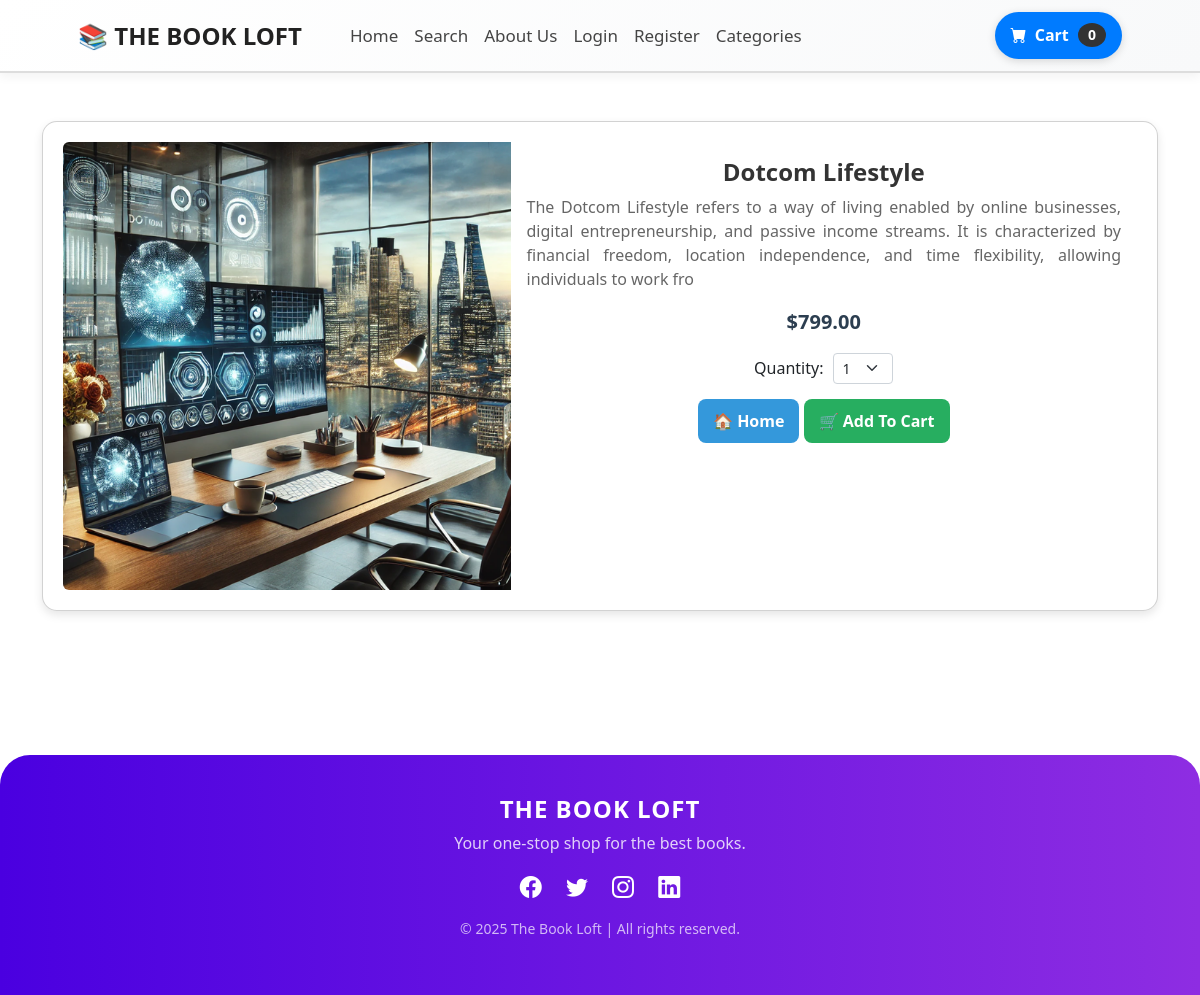
The app's page /product/4 with its own data.
### store/models.py (models this page shows, shortened)
class Product (models.Model):
      name = models.CharField(max_length=255)
      price = models.DecimalField(default=0, decimal_places=2,max_digits=8)
      Category = models.ForeignKey(Category, on_delete=models.CASCADE, default=1)
      description = models.CharField(max_length=250, default='', blank=True, null=True)
      image = models.ImageField(upload_to='uploads/product/')
      is_sale = models.BooleanField(default=False)
      sale_price =  models.DecimalField(default=0, decimal_places=2,max_digits=8)

### store/views.py (the view)
# urls.py: path('product/<int:pk>', views.product, name='product'),
def product(request, pk):
     product = Product.objects.get(id=pk)  # Fetch all products
     return render(request, 'product.html', {'product': product})

### cart/cart.py (called while the page is built)
    def __len__(self):
        return len(self.cart)

### cart/context_processors.py (called while the page is built)
def cart(request):
    return {'cart': Cart(request)}

### store/templates/product.html (shortened to what this page needs)
{% extends 'base.html' %}
{% block content %}
<div class="container">
  <br/><br/>
  <div class="card product-card">
      <div class="row g-0">
          <div class="col-md-5">
              <img src="{{ product.image.url }}" class="img-fluid rounded-start product-img" alt="Product Image">
          </div>
          <div class="col-md-7">
              <div class="card-body">
                  <center>
                      <h3 class="card-title product-title">{{ product.name }}</h3>
                      <p class="card-text product-desc">{{ product.description }}</p>
                      {% if product.is_sale %}
                      <div class="badge-sale">
                          <span>🔥 Sale!</span>
                      </div>
                      <p class="product-price">
                          <strike>${{ product.price }}</strike> &nbsp;
                          <span class="sale-price">${{ product.sale_price }}</span>
                      </p>
                      {% else %}
                      <p class="product-price">${{ product.price }}</p>
                      {% endif %}
                      <div class="quantity-container">
                          <label for="qty-cart">Quantity:</label>
                          <select class="form-select form-select-sm qty-select" id="qty-cart">
                              <option value="1">1</option>
                          </select>
                      </div>
                      <div class="button-container">
                          <a href="{% url 'home' %}" class="btn btn-home">🏠 Home</a>
                          <button type="button" value="{{ product.id }}" class="btn btn-cart" id="add-cart">🛒 Add To Cart</button>
                      </div>
                  </center>
              </div>
          </div>
      </div>
  </div>
</div>
<br/><br/><br/><br/><br/><br/>
{% endblock %}

### store/templates/product.html (style rules this page uses)
.product-card { background: #ffffff; border-radius: 15px; box-shadow: 0px 4px 10px rgba(0, 0, 0, 0.1); transition: transform 0.3s ease, box-shadow 0.3s ease; padding: 20px; }
.product-img { border-top-left-radius: 15px; border-bottom-left-radius: 15px; object-fit: cover; height: 100%; }
.product-title { font-size: 24px; font-weight: bold; color: #333; }
.product-desc { font-size: 16px; color: #666; text-align: justify; }
.product-price { font-size: 20px; font-weight: bold; color: #2c3e50; }
.quantity-container { display: flex; align-items: center; justify-content: center; margin: 15px 0; }
.qty-select { width: 60px; margin-left: 10px; }
.button-container { margin-top: 15px; }
.btn-home, .btn-cart { border: none; padding: 10px 15px; font-size: 16px; font-weight: bold; border-radius: 8px; cursor: pointer; transition: all 0.3s ease; }
.btn-home { background: #3498db; color: white; }
.btn-cart { background: #27ae60; color: white; }

### records on screen
Product: image (picture), name "Dotcom Lifestyle", description "The Dotcom Lifestyle refers to a way of living enabled by online businesses, digital entrepreneurship, and passive income streams. It is characterized by financial freedom, location independence, and time flexibility, allowing individuals to work fro", price "799.00"

### other values on screen
{{ cart|length }} "0"
